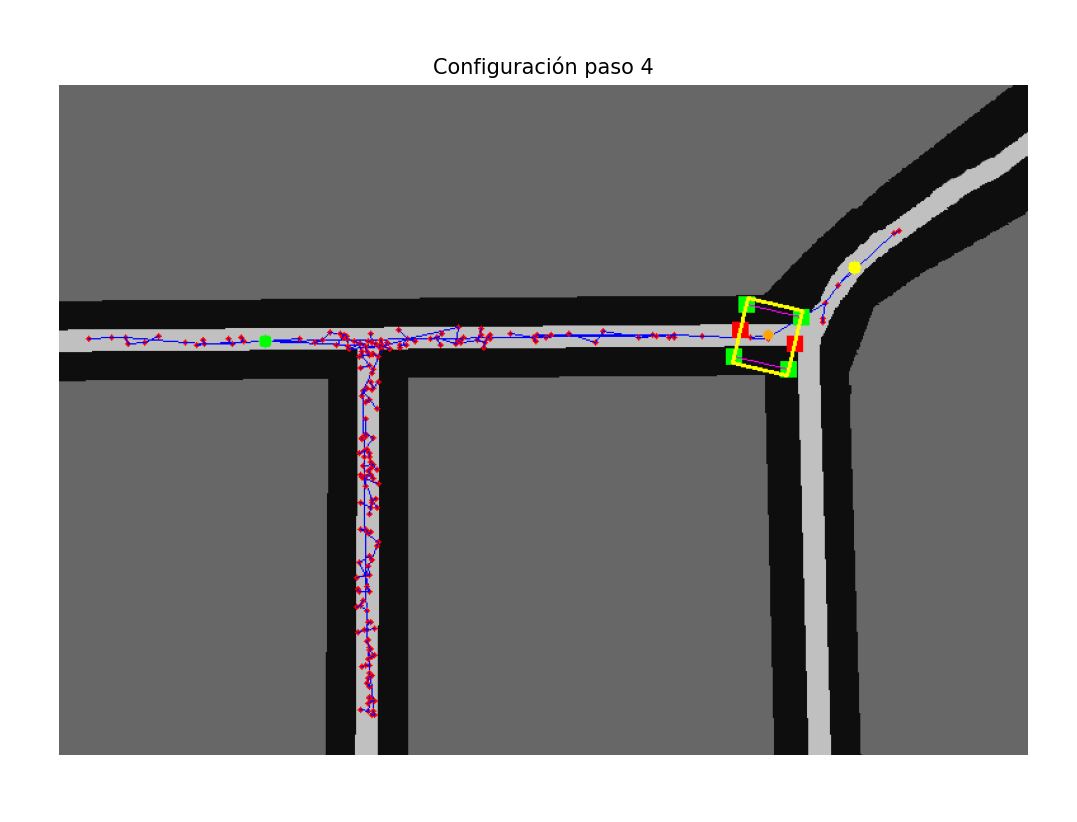
#> input picture RRt_Conf/prototipos/rrt_SIAR_v0_1.png, 1077 x 822 px
$ python -i rrt_basico_siar_validacion_mejorada.py   (imports and definitions only)
#> lines starting #> are read from the running program, lines starting #| are printed output that depends on the picture; after the words box and inside, x2 and y2 are one past the last pixel; in counts of white or black regions, pixels touching at a corner belong together
import math
import random

import cv2
import numpy as np


seccion_tunel_m = 1
escala_px_por_m = 62 / seccion_tunel_m
tabla_configuraciones = [
    (0, 0.51, 0.14),
    (10, 0.58, 0.12),
    (20, 0.64, 0.09),
    (30, 0.68, 0.06),
    (40, 0.70, 0.04),
    (50, 0.71, 0.02),
    (60, 0.71, 0.00),
    (70, 0.71, -0.01),
    (80, 0.70, -0.03),
    (90, 0.69, -0.05),
    (100, 0.68, -0.07),
    (110, 0.66, -0.08),
    (120, 0.64, -0.10),
    (130, 0.61, -0.11),
    (140, 0.58, -0.12),
    (150, 0.51, -0.14),
]


def calcular_largo(ancho):
    return -0.675 * ancho + 1.3175


def _datos_sensor(sensor_id):
    return tabla_configuraciones[sensor_id // 10][1:]


class Nodo:
    def __init__(self, x, y, theta, sensor_id, padre=None):
        self.x = x
        self.y = y
        self.theta = theta
        self.sensor_id = sensor_id
        self.padre = padre

    def distancia(self, otro):
        return math.hypot(self.x - otro.x, self.y - otro.y)


class RRT_SIAR:
    def __init__(self, mapa_path):
#> called with mapa_path = 'rrt_SIAR_v0_1.png'
        self.mapa = cv2.imread(mapa_path)
#> self.mapa is the input picture: shape (822, 1077, 3); mean B, G, R 135.5, 135.2, 135.9
        self.gray = cv2.cvtColor(self.mapa, cv2.COLOR_BGR2GRAY)
        self.mask_walls = cv2.inRange(self.gray, 90, 110)
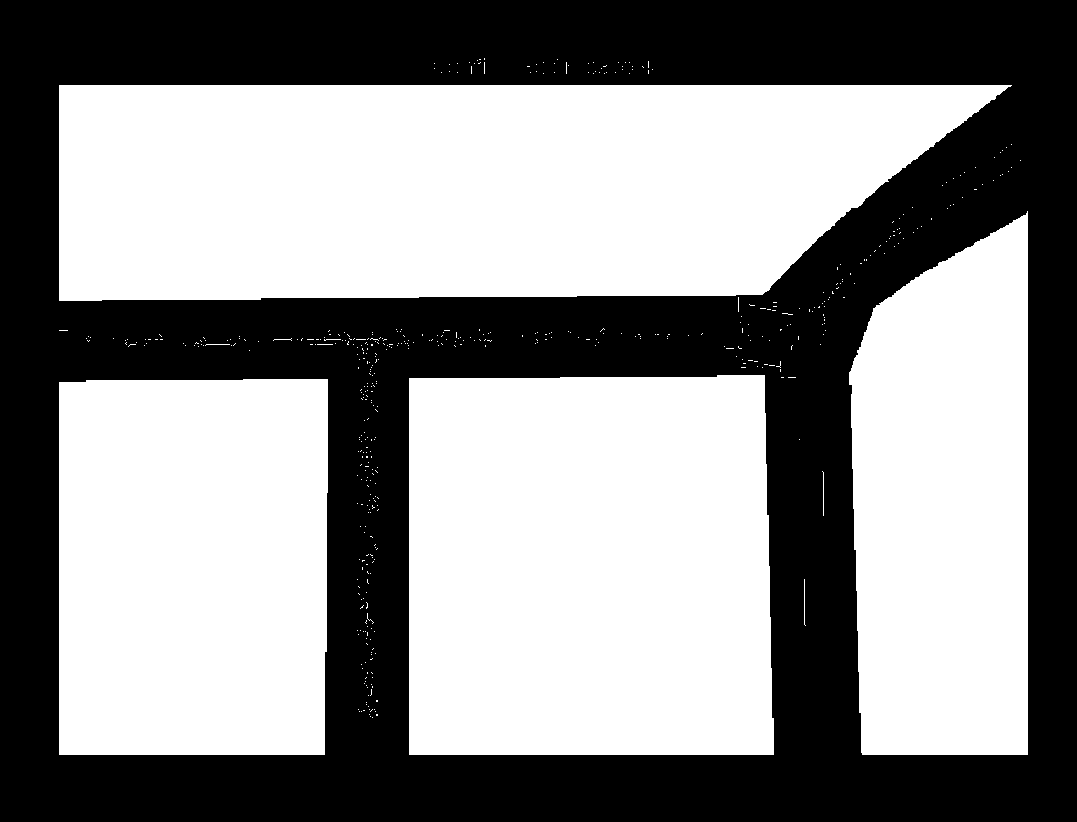
#> self.mask_walls: shape (822, 1077); 56.1% white; 1 black region, box (x1, y1, x2, y2) and area: (0, 0, 1077, 822) 388769
        self.mask_gutter = cv2.inRange(self.gray, 160, 200)
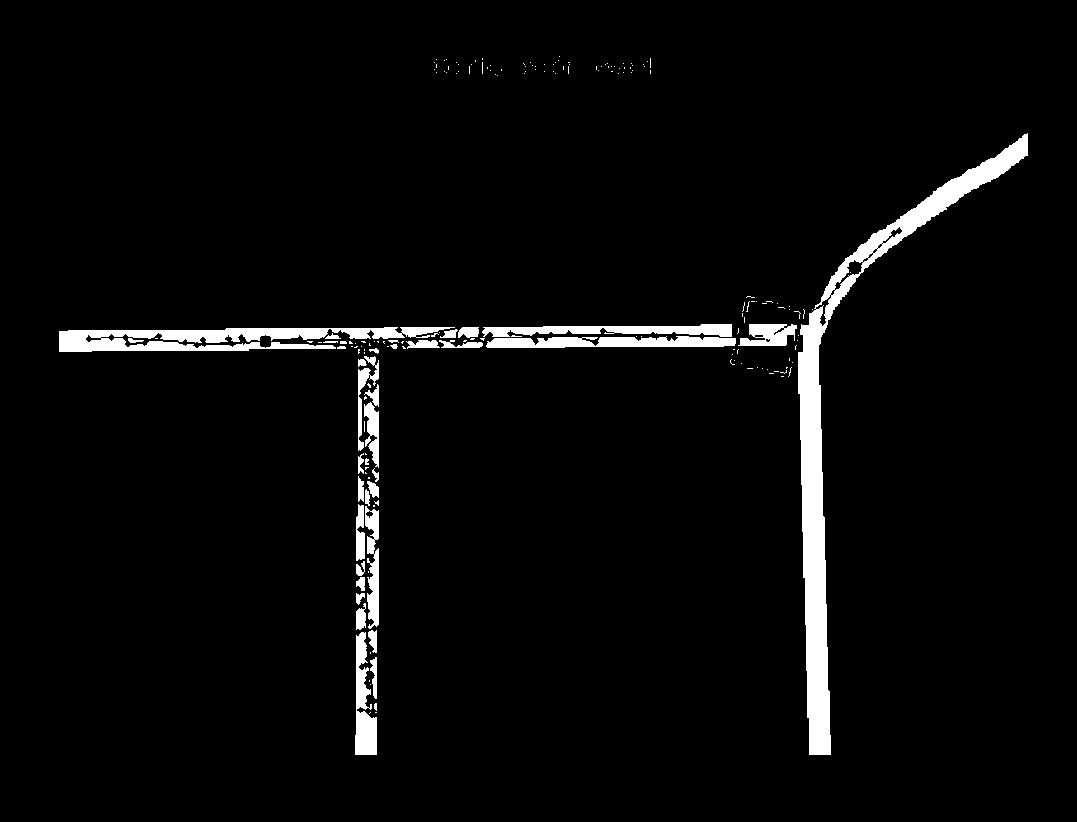
#> self.mask_gutter: shape (822, 1077); 3.7% white; 187 white regions (150 under 20 px), largest, box (x1, y1, x2, y2) and area: (798, 133, 1028, 755) 14371, (59, 327, 455, 352) 5571, (486, 336, 736, 348) 2296
        self.kernel3 = cv2.getStructuringElement(cv2.MORPH_ELLIPSE, (3, 3))
        self.height, self.width = self.gray.shape
#> self.height = 822; self.width = 1077
        self.nodos = []

    def _rotar_cuerpo(self, x, y, theta, width_px, length_px):
        dx = width_px / 2.0
        dy = length_px / 2.0
        cos_t = math.cos(theta)
        sin_t = math.sin(theta)
        esquinas = np.array([[-dx, -dy], [dx, -dy], [dx, dy], [-dx, dy]], dtype=np.float32)

        cuerpo = np.empty_like(esquinas)
        for i, (px, py) in enumerate(esquinas):
            cuerpo[i] = [
                x + (px * cos_t - py * sin_t),
                y + (px * sin_t + py * cos_t),
            ]

        return cuerpo, cos_t, sin_t

    def validar_configuracion(self, x, y, theta, sensor_id):
        ancho, offset = _datos_sensor(sensor_id)
        largo = calcular_largo(ancho)
        width_px = max(1.0, ancho * escala_px_por_m)
        length_px = max(1.0, largo * escala_px_por_m)
        offset_px = offset * escala_px_por_m

        cuerpo, cos_t, sin_t = self._rotar_cuerpo(x, y, theta, width_px, length_px)
        cuerpo_i = cuerpo.astype(np.int32)
        if (
            (cuerpo[:, 0].min() < 0)
            or (cuerpo[:, 0].max() >= self.width)
            or (cuerpo[:, 1].min() < 0)
            or (cuerpo[:, 1].max() >= self.height)
        ):
            return False

        margin = int(max(1, round(width_px * 0.5 + 2)))
        ksz = max(3, margin | 1)
        kernel = cv2.getStructuringElement(cv2.MORPH_ELLIPSE, (ksz, ksz))
        paredes_dilatadas = cv2.dilate(self.mask_walls, kernel)

        mascara_robot = np.zeros_like(self.gray)
        cv2.fillPoly(mascara_robot, [cuerpo_i], 255)
        if cv2.countNonZero(cv2.bitwise_and(mascara_robot, paredes_dilatadas)) > 0:
            return False

        wheel_dx = width_px / 2.0 * 0.95
        wheel_dy = length_px / 2.5
        wheel_offsets = [
            (-wheel_dx, -wheel_dy),
            (-wheel_dx, 0.0),
            (-wheel_dx, +wheel_dy),
            (+wheel_dx, -wheel_dy),
            (+wheel_dx, 0.0),
            (+wheel_dx, +wheel_dy),
        ]

        support_pts = []
        for wx_off, wy_off in wheel_offsets:
            wx = int(round(x + (wx_off * cos_t - wy_off * sin_t)))
            wy = int(round(y + (wx_off * sin_t + wy_off * cos_t)))
            if 0 <= wx < self.width and 0 <= wy < self.height:
                if paredes_dilatadas[wy, wx] == 0 and self.mask_gutter[wy, wx] != 255:
                    support_pts.append([wx, wy])

        if len(support_pts) < 3:
            return False

        cmx = int(round(x))
        cmy = int(round(y + offset_px * math.cos(theta)))
        hull = cv2.convexHull(np.array(support_pts, dtype=np.int32))
        if cv2.pointPolygonTest(hull.astype(np.float32), (float(cmx), float(cmy)), False) < 0:
            return False

        return True

    def generar_configuracion_valida(self):
        gutter_band = cv2.dilate(self.mask_gutter, self.kernel3)
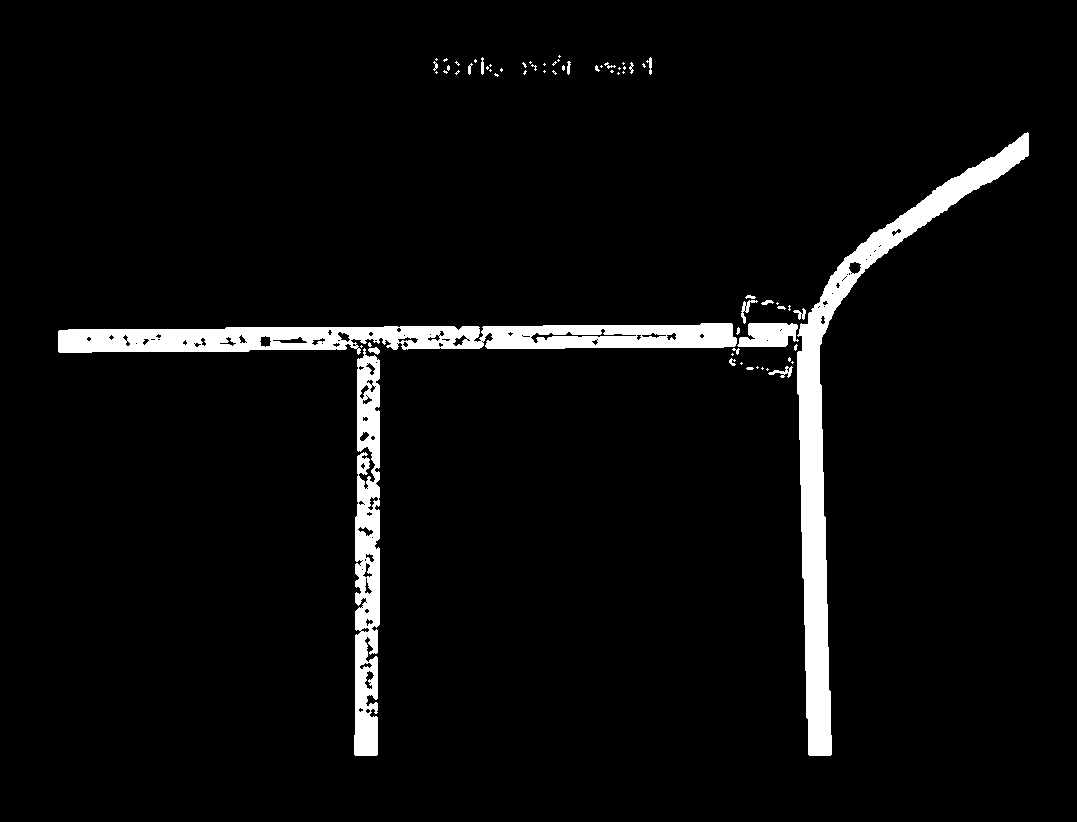
#> gutter_band: shape (822, 1077); 4.6% white; 67 white regions (45 under 20 px), largest, box (x1, y1, x2, y2) and area: (797, 132, 1029, 756) 16098, (58, 323, 737, 355) 14147, (354, 348, 380, 756) 7986
        for _ in range(2000):
            y = np.random.randint(0, self.height)
            x = np.random.randint(0, self.width)
            if gutter_band[y, x] != 255:
                continue

            theta = random.uniform(0, 2 * math.pi)
            sensor_id, _, _ = random.choice(tabla_configuraciones)
            if self.validar_configuracion(x, y, theta, sensor_id):
                return Nodo(x, y, theta, sensor_id)

        return None

    def conectar_nodos(self, n1, n2, pasos=20):
        for i in range(1, pasos + 1):
            alpha = i / pasos
            x = (1 - alpha) * n1.x + alpha * n2.x
            y = (1 - alpha) * n1.y + alpha * n2.y
            theta = (1 - alpha) * n1.theta + alpha * n2.theta
            if not self.validar_configuracion(x, y, theta, n2.sensor_id):
                return False

        return True

>>> result = RRT_SIAR('rrt_SIAR_v0_1.png').generar_configuracion_valida()

$ run again, on RRt_Conf/prototipos/rrt_SIAR_v0_2.png
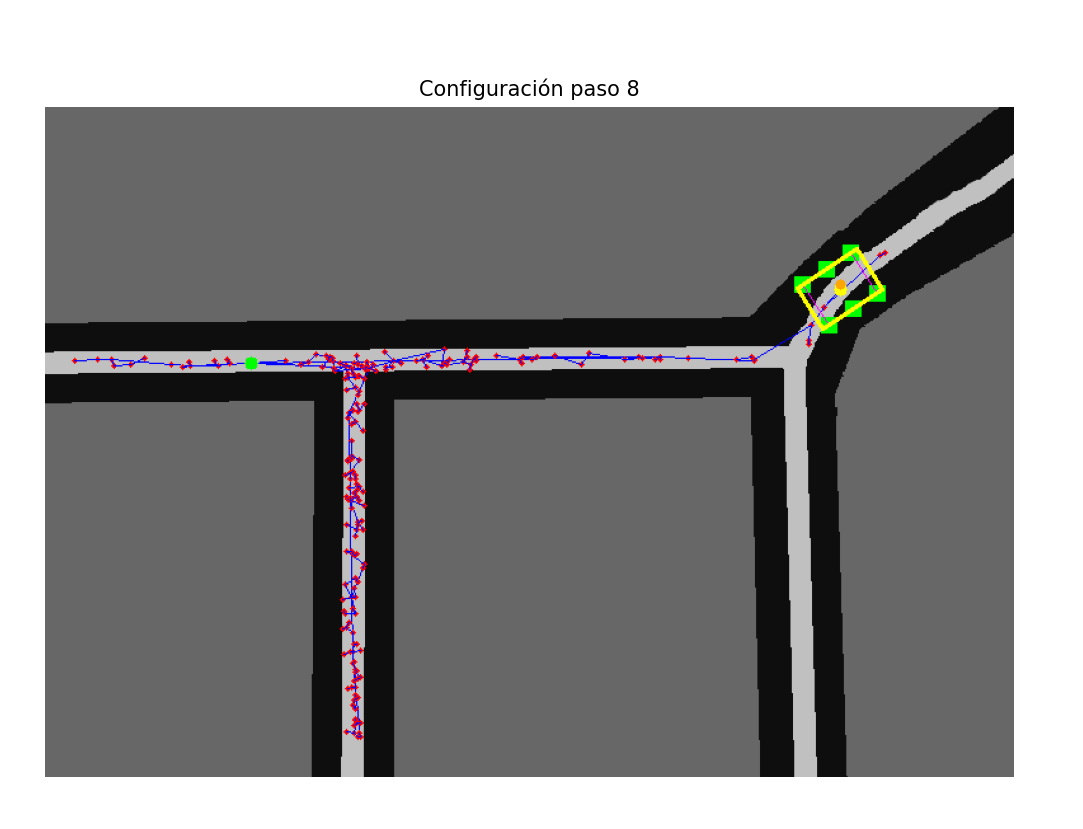
#> input picture RRt_Conf/prototipos/rrt_SIAR_v0_2.png, 1083 x 829 px
#> in __init__, self.mapa is the input picture: shape (829, 1083, 3); mean B, G, R 137.2, 137, 137.5
#> in __init__, `self.mask_walls = cv2.inRange(self.gray, 90, 110)`:
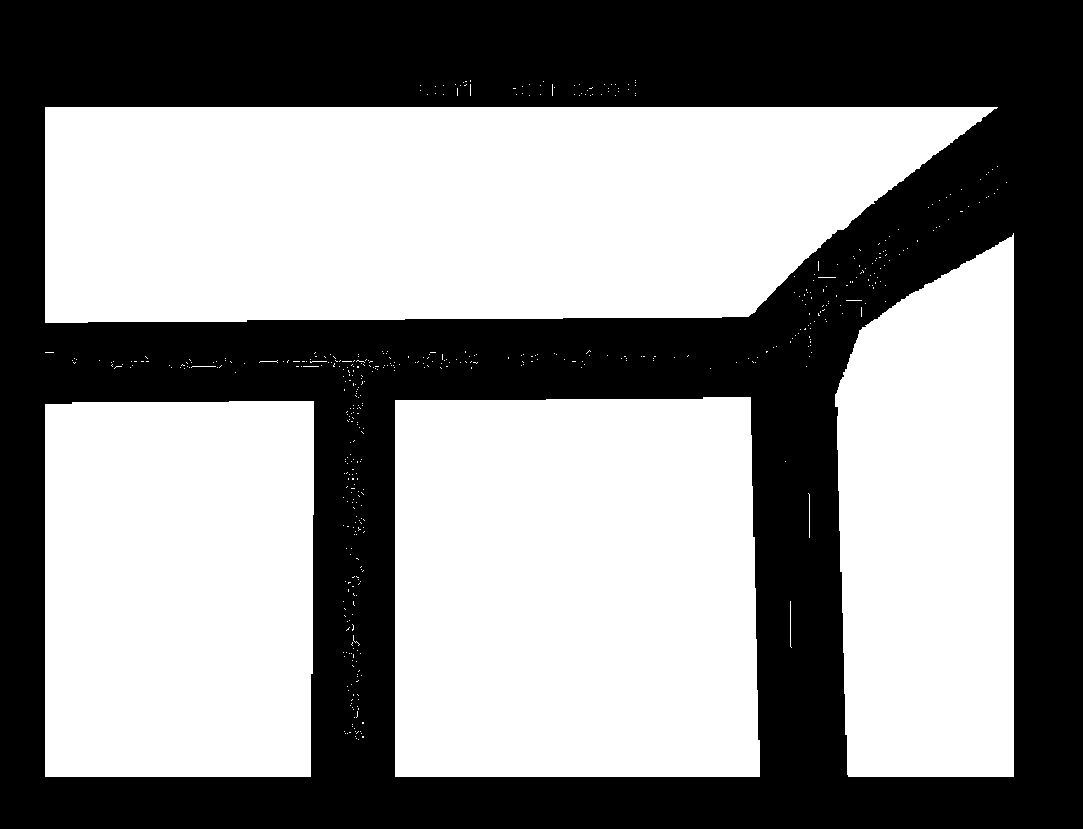
#> self.mask_walls: shape (829, 1083); 55.3% white; 1 black region, box (x1, y1, x2, y2) and area: (0, 0, 1083, 829) 401331
#> self.mask_gutter: shape (829, 1083); 3.6% white; 205 white regions (169 under 20 px), largest, box (x1, y1, x2, y2) and area: (468, 313, 821, 777) 15377, (45, 349, 441, 374) 5571, (864, 155, 1014, 271) 3322
#> in generar_configuracion_valida, `gutter_band = cv2.dilate(self.mask_gutter, self.kernel3)`:
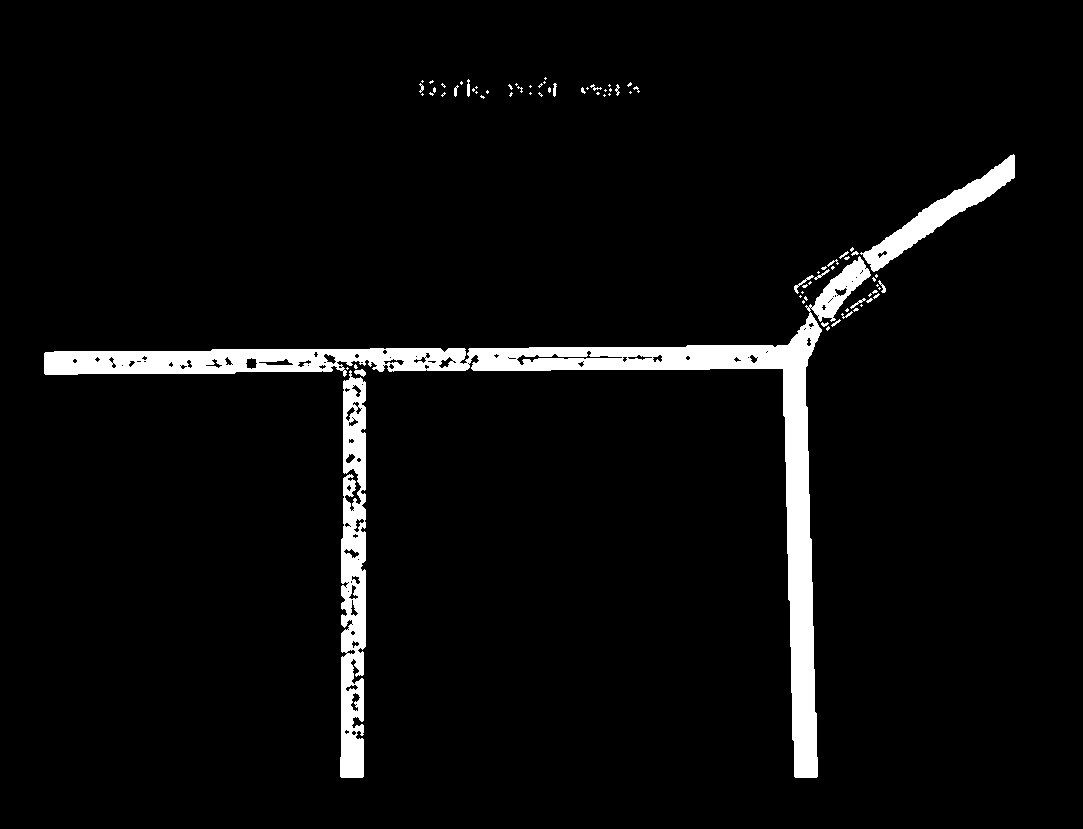
#> gutter_band: shape (829, 1083); 4.5% white; 80 white regions (60 under 20 px), largest, box (x1, y1, x2, y2) and area: (44, 256, 871, 778) 27952, (340, 370, 366, 778) 7986, (860, 154, 1015, 272) 3735
